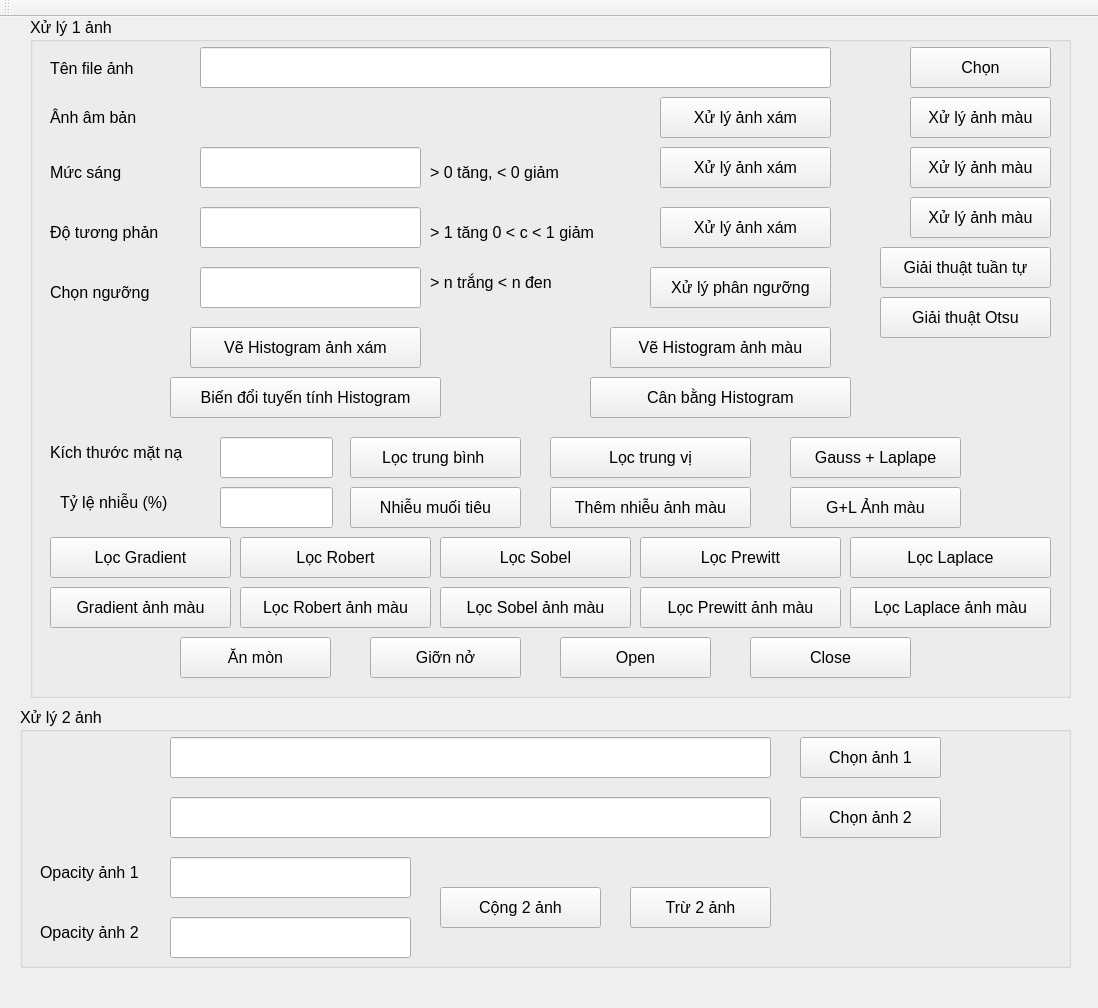
<?xml version="1.0" encoding="UTF-8"?>
<ui version="4.0">
 <class>MainWindow</class>
 <widget class="QMainWindow" name="MainWindow">
  <property name="geometry">
   <rect>
    <x>0</x>
    <y>0</y>
    <width>1098</width>
    <height>1008</height>
   </rect>
  </property>
  <property name="font">
   <font>
    <pointsize>12</pointsize>
   </font>
  </property>
  <property name="windowTitle">
   <string>MainWindow</string>
  </property>
  <widget class="QWidget" name="centralWidget">
   <widget class="QGroupBox" name="gBox_1">
    <property name="geometry">
     <rect>
      <x>30</x>
      <y>0</y>
      <width>1041</width>
      <height>681</height>
     </rect>
    </property>
    <property name="title">
     <string>Xử lý 1 ảnh</string>
    </property>
    <widget class="QLabel" name="lb_1">
     <property name="geometry">
      <rect>
       <x>20</x>
       <y>36</y>
       <width>111</width>
       <height>31</height>
      </rect>
     </property>
     <property name="text">
      <string>Tên file ảnh</string>
     </property>
    </widget>
    <widget class="QLabel" name="lb_2">
     <property name="geometry">
      <rect>
       <x>20</x>
       <y>85</y>
       <width>121</width>
       <height>31</height>
      </rect>
     </property>
     <property name="text">
      <string>Ânh âm bản</string>
     </property>
    </widget>
    <widget class="QLabel" name="lb_3">
     <property name="geometry">
      <rect>
       <x>20</x>
       <y>140</y>
       <width>101</width>
       <height>31</height>
      </rect>
     </property>
     <property name="text">
      <string>Mức sáng</string>
     </property>
    </widget>
    <widget class="QLabel" name="lb_4">
     <property name="geometry">
      <rect>
       <x>20</x>
       <y>200</y>
       <width>141</width>
       <height>31</height>
      </rect>
     </property>
     <property name="text">
      <string>Độ tương phản</string>
     </property>
    </widget>
    <widget class="QLabel" name="lb_5">
     <property name="geometry">
      <rect>
       <x>20</x>
       <y>260</y>
       <width>121</width>
       <height>31</height>
      </rect>
     </property>
     <property name="text">
      <string>Chọn ngưỡng</string>
     </property>
    </widget>
    <widget class="QLabel" name="lb_6">
     <property name="geometry">
      <rect>
       <x>400</x>
       <y>140</y>
       <width>171</width>
       <height>31</height>
      </rect>
     </property>
     <property name="text">
      <string>&gt; 0 tăng, &lt; 0 giảm</string>
     </property>
    </widget>
    <widget class="QLabel" name="lb_7">
     <property name="geometry">
      <rect>
       <x>400</x>
       <y>200</y>
       <width>221</width>
       <height>31</height>
      </rect>
     </property>
     <property name="text">
      <string>&gt; 1 tăng 0 &lt; c &lt; 1 giảm</string>
     </property>
    </widget>
    <widget class="QLabel" name="lb_8">
     <property name="geometry">
      <rect>
       <x>400</x>
       <y>250</y>
       <width>171</width>
       <height>31</height>
      </rect>
     </property>
     <property name="text">
      <string>&gt; n trắng &lt; n đen</string>
     </property>
    </widget>
    <widget class="QLineEdit" name="ln_filename">
     <property name="geometry">
      <rect>
       <x>170</x>
       <y>30</y>
       <width>631</width>
       <height>41</height>
      </rect>
     </property>
    </widget>
    <widget class="QLineEdit" name="ln_mucsang">
     <property name="geometry">
      <rect>
       <x>170</x>
       <y>130</y>
       <width>221</width>
       <height>41</height>
      </rect>
     </property>
    </widget>
    <widget class="QLineEdit" name="ln_dotuongphan">
     <property name="geometry">
      <rect>
       <x>170</x>
       <y>190</y>
       <width>221</width>
       <height>41</height>
      </rect>
     </property>
    </widget>
    <widget class="QLineEdit" name="ln_phannguong">
     <property name="geometry">
      <rect>
       <x>170</x>
       <y>250</y>
       <width>221</width>
       <height>41</height>
      </rect>
     </property>
    </widget>
    <widget class="QPushButton" name="bt_Chon">
     <property name="geometry">
      <rect>
       <x>880</x>
       <y>30</y>
       <width>141</width>
       <height>41</height>
      </rect>
     </property>
     <property name="text">
      <string>Chọn</string>
     </property>
    </widget>
    <widget class="QPushButton" name="btn_amban_xam">
     <property name="geometry">
      <rect>
       <x>630</x>
       <y>80</y>
       <width>171</width>
       <height>41</height>
      </rect>
     </property>
     <property name="text">
      <string>Xử lý ảnh xám</string>
     </property>
    </widget>
    <widget class="QPushButton" name="btn_amban_mau">
     <property name="geometry">
      <rect>
       <x>880</x>
       <y>80</y>
       <width>141</width>
       <height>41</height>
      </rect>
     </property>
     <property name="text">
      <string>Xử lý ảnh màu</string>
     </property>
    </widget>
    <widget class="QPushButton" name="btn_mucsang_xam">
     <property name="geometry">
      <rect>
       <x>630</x>
       <y>130</y>
       <width>171</width>
       <height>41</height>
      </rect>
     </property>
     <property name="text">
      <string>Xử lý ảnh xám</string>
     </property>
    </widget>
    <widget class="QPushButton" name="btn_mucsang_mau">
     <property name="geometry">
      <rect>
       <x>880</x>
       <y>130</y>
       <width>141</width>
       <height>41</height>
      </rect>
     </property>
     <property name="text">
      <string>Xử lý ảnh màu</string>
     </property>
    </widget>
    <widget class="QPushButton" name="btn_dotuongphan_xam">
     <property name="geometry">
      <rect>
       <x>630</x>
       <y>190</y>
       <width>171</width>
       <height>41</height>
      </rect>
     </property>
     <property name="text">
      <string>Xử lý ảnh xám</string>
     </property>
    </widget>
    <widget class="QPushButton" name="btn_dotuongphan_mau">
     <property name="geometry">
      <rect>
       <x>880</x>
       <y>180</y>
       <width>141</width>
       <height>41</height>
      </rect>
     </property>
     <property name="text">
      <string>Xử lý ảnh màu</string>
     </property>
    </widget>
    <widget class="QPushButton" name="btn_phannguong">
     <property name="geometry">
      <rect>
       <x>620</x>
       <y>250</y>
       <width>181</width>
       <height>41</height>
      </rect>
     </property>
     <property name="text">
      <string>Xử lý phân ngưỡng</string>
     </property>
    </widget>
    <widget class="QPushButton" name="btn_gaithuat_tuantumau">
     <property name="geometry">
      <rect>
       <x>850</x>
       <y>230</y>
       <width>171</width>
       <height>41</height>
      </rect>
     </property>
     <property name="text">
      <string>Giải thuật tuần tự</string>
     </property>
    </widget>
    <widget class="QPushButton" name="btn_giaithuat_tosu">
     <property name="geometry">
      <rect>
       <x>850</x>
       <y>280</y>
       <width>171</width>
       <height>41</height>
      </rect>
     </property>
     <property name="text">
      <string>Giải thuật Otsu</string>
     </property>
    </widget>
    <widget class="QPushButton" name="btn_histogram_xam">
     <property name="geometry">
      <rect>
       <x>160</x>
       <y>310</y>
       <width>231</width>
       <height>41</height>
      </rect>
     </property>
     <property name="text">
      <string>Vẽ Histogram ảnh xám</string>
     </property>
    </widget>
    <widget class="QPushButton" name="btn_histogram_mau">
     <property name="geometry">
      <rect>
       <x>580</x>
       <y>310</y>
       <width>221</width>
       <height>41</height>
      </rect>
     </property>
     <property name="text">
      <string>Vẽ Histogram ảnh màu</string>
     </property>
    </widget>
    <widget class="QPushButton" name="btn_biendoituyentinh_histogram">
     <property name="geometry">
      <rect>
       <x>140</x>
       <y>360</y>
       <width>271</width>
       <height>41</height>
      </rect>
     </property>
     <property name="text">
      <string>Biến đổi tuyến tính Histogram</string>
     </property>
    </widget>
    <widget class="QPushButton" name="btn_canbang_histogram">
     <property name="geometry">
      <rect>
       <x>560</x>
       <y>360</y>
       <width>261</width>
       <height>41</height>
      </rect>
     </property>
     <property name="text">
      <string>Cân bằng Histogram</string>
     </property>
    </widget>
    <widget class="QLabel" name="lb_kichthuocmatna">
     <property name="geometry">
      <rect>
       <x>20</x>
       <y>420</y>
       <width>161</width>
       <height>31</height>
      </rect>
     </property>
     <property name="text">
      <string>Kích thước mặt nạ</string>
     </property>
    </widget>
    <widget class="QLabel" name="lb_tilenhieu">
     <property name="geometry">
      <rect>
       <x>30</x>
       <y>470</y>
       <width>151</width>
       <height>31</height>
      </rect>
     </property>
     <property name="text">
      <string>Tỷ lệ nhiễu (%)</string>
     </property>
    </widget>
    <widget class="QLineEdit" name="ln_kickthuocmatna">
     <property name="geometry">
      <rect>
       <x>190</x>
       <y>420</y>
       <width>113</width>
       <height>41</height>
      </rect>
     </property>
    </widget>
    <widget class="QLineEdit" name="ln_tylenhieu">
     <property name="geometry">
      <rect>
       <x>190</x>
       <y>470</y>
       <width>113</width>
       <height>41</height>
      </rect>
     </property>
    </widget>
    <widget class="QPushButton" name="btn_anmon">
     <property name="geometry">
      <rect>
       <x>150</x>
       <y>620</y>
       <width>151</width>
       <height>41</height>
      </rect>
     </property>
     <property name="text">
      <string>Ăn mòn</string>
     </property>
    </widget>
    <widget class="QPushButton" name="btn_gianno">
     <property name="geometry">
      <rect>
       <x>340</x>
       <y>620</y>
       <width>151</width>
       <height>41</height>
      </rect>
     </property>
     <property name="text">
      <string>Giỡn nở</string>
     </property>
    </widget>
    <widget class="QPushButton" name="btn_open">
     <property name="geometry">
      <rect>
       <x>530</x>
       <y>620</y>
       <width>151</width>
       <height>41</height>
      </rect>
     </property>
     <property name="text">
      <string>Open</string>
     </property>
    </widget>
    <widget class="QPushButton" name="btn_close">
     <property name="geometry">
      <rect>
       <x>720</x>
       <y>620</y>
       <width>161</width>
       <height>41</height>
      </rect>
     </property>
     <property name="text">
      <string>Close</string>
     </property>
    </widget>
    <widget class="QPushButton" name="btn_loctrungbinh">
     <property name="geometry">
      <rect>
       <x>320</x>
       <y>420</y>
       <width>171</width>
       <height>41</height>
      </rect>
     </property>
     <property name="text">
      <string>Lọc trung bình </string>
     </property>
    </widget>
    <widget class="QPushButton" name="btn_loctrungvi">
     <property name="geometry">
      <rect>
       <x>520</x>
       <y>420</y>
       <width>201</width>
       <height>41</height>
      </rect>
     </property>
     <property name="text">
      <string>Lọc trung vị</string>
     </property>
    </widget>
    <widget class="QPushButton" name="btn_gauss_laplape">
     <property name="geometry">
      <rect>
       <x>760</x>
       <y>420</y>
       <width>171</width>
       <height>41</height>
      </rect>
     </property>
     <property name="text">
      <string>Gauss + Laplape</string>
     </property>
    </widget>
    <widget class="QPushButton" name="btn_nhieumuoitieu">
     <property name="geometry">
      <rect>
       <x>320</x>
       <y>470</y>
       <width>171</width>
       <height>41</height>
      </rect>
     </property>
     <property name="text">
      <string>Nhiễu muối tiêu</string>
     </property>
    </widget>
    <widget class="QPushButton" name="btn_themnhieu_anhmau">
     <property name="geometry">
      <rect>
       <x>520</x>
       <y>470</y>
       <width>201</width>
       <height>41</height>
      </rect>
     </property>
     <property name="text">
      <string>Thêm nhiễu ảnh màu</string>
     </property>
    </widget>
    <widget class="QPushButton" name="btn_g_l_anhmau">
     <property name="geometry">
      <rect>
       <x>760</x>
       <y>470</y>
       <width>171</width>
       <height>41</height>
      </rect>
     </property>
     <property name="text">
      <string>G+L Ảnh màu</string>
     </property>
    </widget>
    <widget class="QPushButton" name="btn_loc_gradient">
     <property name="geometry">
      <rect>
       <x>20</x>
       <y>520</y>
       <width>181</width>
       <height>41</height>
      </rect>
     </property>
     <property name="text">
      <string>Lọc Gradient</string>
     </property>
    </widget>
    <widget class="QPushButton" name="btn_gradient_anhmau">
     <property name="geometry">
      <rect>
       <x>20</x>
       <y>570</y>
       <width>181</width>
       <height>41</height>
      </rect>
     </property>
     <property name="text">
      <string>Gradient ảnh màu</string>
     </property>
    </widget>
    <widget class="QPushButton" name="btn_loc_robert">
     <property name="geometry">
      <rect>
       <x>210</x>
       <y>520</y>
       <width>191</width>
       <height>41</height>
      </rect>
     </property>
     <property name="text">
      <string>Lọc Robert</string>
     </property>
    </widget>
    <widget class="QPushButton" name="btn_loc_robert_anhmau">
     <property name="geometry">
      <rect>
       <x>210</x>
       <y>570</y>
       <width>191</width>
       <height>41</height>
      </rect>
     </property>
     <property name="text">
      <string>Lọc Robert ảnh màu</string>
     </property>
    </widget>
    <widget class="QPushButton" name="btn_loc_sobel">
     <property name="geometry">
      <rect>
       <x>410</x>
       <y>520</y>
       <width>191</width>
       <height>41</height>
      </rect>
     </property>
     <property name="text">
      <string>Lọc Sobel</string>
     </property>
    </widget>
    <widget class="QPushButton" name="btn_loc_sobel_anhmau">
     <property name="geometry">
      <rect>
       <x>410</x>
       <y>570</y>
       <width>191</width>
       <height>41</height>
      </rect>
     </property>
     <property name="text">
      <string>Lọc Sobel ảnh màu</string>
     </property>
    </widget>
    <widget class="QPushButton" name="btn_loc_prewitt">
     <property name="geometry">
      <rect>
       <x>610</x>
       <y>520</y>
       <width>201</width>
       <height>41</height>
      </rect>
     </property>
     <property name="text">
      <string>Lọc Prewitt</string>
     </property>
    </widget>
    <widget class="QPushButton" name="btn_loc_prewitt_anhmau">
     <property name="geometry">
      <rect>
       <x>610</x>
       <y>570</y>
       <width>201</width>
       <height>41</height>
      </rect>
     </property>
     <property name="text">
      <string>Lọc Prewitt ảnh màu</string>
     </property>
    </widget>
    <widget class="QPushButton" name="btn_loc_laplace">
     <property name="geometry">
      <rect>
       <x>820</x>
       <y>520</y>
       <width>201</width>
       <height>41</height>
      </rect>
     </property>
     <property name="text">
      <string>Lọc Laplace</string>
     </property>
    </widget>
    <widget class="QPushButton" name="btn_loc_laplace_anhmau">
     <property name="geometry">
      <rect>
       <x>820</x>
       <y>570</y>
       <width>201</width>
       <height>41</height>
      </rect>
     </property>
     <property name="text">
      <string>Lọc Laplace ảnh màu</string>
     </property>
    </widget>
   </widget>
   <widget class="QGroupBox" name="gBox_2">
    <property name="geometry">
     <rect>
      <x>20</x>
      <y>690</y>
      <width>1051</width>
      <height>261</height>
     </rect>
    </property>
    <property name="title">
     <string>Xử lý 2 ảnh</string>
    </property>
    <widget class="QLineEdit" name="ln_anh1">
     <property name="geometry">
      <rect>
       <x>150</x>
       <y>30</y>
       <width>601</width>
       <height>41</height>
      </rect>
     </property>
    </widget>
    <widget class="QLineEdit" name="ln_anh2">
     <property name="geometry">
      <rect>
       <x>150</x>
       <y>90</y>
       <width>601</width>
       <height>41</height>
      </rect>
     </property>
    </widget>
    <widget class="QLineEdit" name="ln_Opacity1">
     <property name="geometry">
      <rect>
       <x>150</x>
       <y>150</y>
       <width>241</width>
       <height>41</height>
      </rect>
     </property>
    </widget>
    <widget class="QLineEdit" name="ln_Opacity1_2">
     <property name="geometry">
      <rect>
       <x>150</x>
       <y>210</y>
       <width>241</width>
       <height>41</height>
      </rect>
     </property>
    </widget>
    <widget class="QPushButton" name="btn_ChonAnh1">
     <property name="geometry">
      <rect>
       <x>780</x>
       <y>30</y>
       <width>141</width>
       <height>41</height>
      </rect>
     </property>
     <property name="text">
      <string>Chọn ảnh 1</string>
     </property>
    </widget>
    <widget class="QPushButton" name="btn_ChonAnh2">
     <property name="geometry">
      <rect>
       <x>780</x>
       <y>90</y>
       <width>141</width>
       <height>41</height>
      </rect>
     </property>
     <property name="text">
      <string>Chọn ảnh 2</string>
     </property>
    </widget>
    <widget class="QPushButton" name="bt_Cong2Anh">
     <property name="geometry">
      <rect>
       <x>420</x>
       <y>180</y>
       <width>161</width>
       <height>41</height>
      </rect>
     </property>
     <property name="text">
      <string>Cộng 2 ảnh</string>
     </property>
    </widget>
    <widget class="QPushButton" name="bt_Tru2Anh">
     <property name="geometry">
      <rect>
       <x>610</x>
       <y>180</y>
       <width>141</width>
       <height>41</height>
      </rect>
     </property>
     <property name="text">
      <string>Trừ 2 ảnh</string>
     </property>
    </widget>
    <widget class="QLabel" name="lb_Opacity1">
     <property name="geometry">
      <rect>
       <x>20</x>
       <y>150</y>
       <width>111</width>
       <height>31</height>
      </rect>
     </property>
     <property name="text">
      <string>Opacity ảnh 1</string>
     </property>
    </widget>
    <widget class="QLabel" name="lb_Opacity1_2">
     <property name="geometry">
      <rect>
       <x>20</x>
       <y>210</y>
       <width>111</width>
       <height>31</height>
      </rect>
     </property>
     <property name="text">
      <string>Opacity ảnh 2</string>
     </property>
    </widget>
   </widget>
  </widget>
  <widget class="QMenuBar" name="menuBar">
   <property name="geometry">
    <rect>
     <x>0</x>
     <y>0</y>
     <width>1098</width>
     <height>21</height>
    </rect>
   </property>
  </widget>
  <widget class="QToolBar" name="mainToolBar">
   <attribute name="toolBarArea">
    <enum>TopToolBarArea</enum>
   </attribute>
   <attribute name="toolBarBreak">
    <bool>false</bool>
   </attribute>
  </widget>
 </widget>
 <layoutdefault spacing="6" margin="11"/>
 <resources/>
 <connections/>
</ui>
